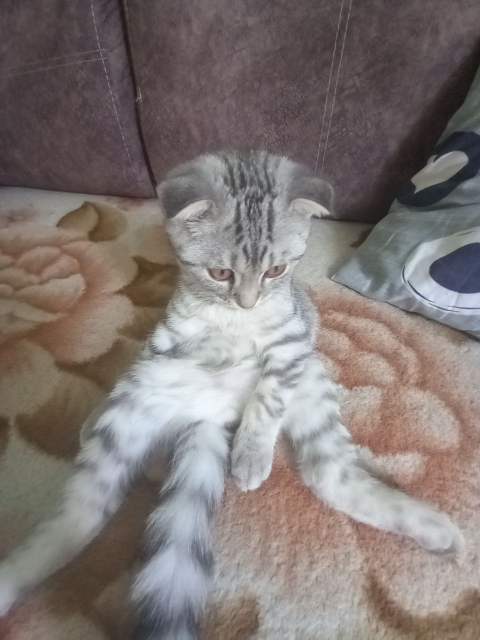
#> input picture Semester_5/Lab2/DataLab2/Matroskin_3.jpg, 960 x 1280 px, given as the content of the folder DataLab2/Matroskin_3.jpg, which was not available (shown at 1/2 size)
$ python Lab2_1.py DataLab2/Matroskin_3.jpg
#> lines starting #> are read from the running program, lines starting #| are printed output that depends on the picture; pictures that were not available may be replaced by others from this repository, and a replacement may not be noted
from pathlib import Path
from sys import argv
from random import choice
from PIL import Image

pictures = list(Path(argv[1]).glob('*.*'))
random_picture = choice(pictures)
with Image.open(str(random_picture)) as img: # выбирает случайную картинку из указанной папки
#> img is the input picture: PIL image 960x1280 RGB; mean R, G, B 128.2, 119.4, 116.8
    img.load()

red, green, blue = img.split() # разделяем на 3 канала
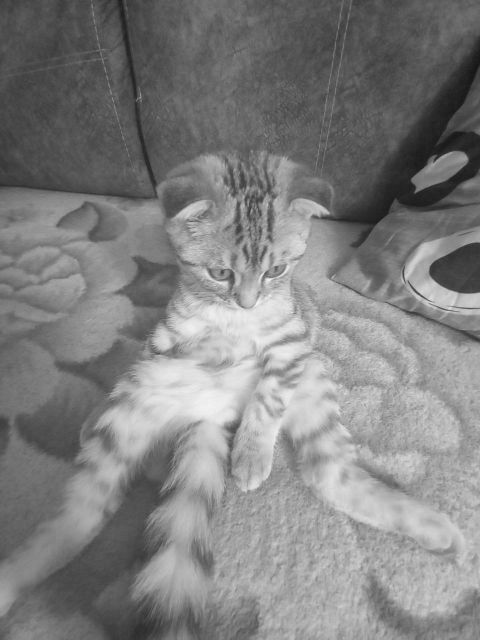
#> red: PIL image 960x1280 L (shown at 1/2 size); min 18, max 253, mean 128.2
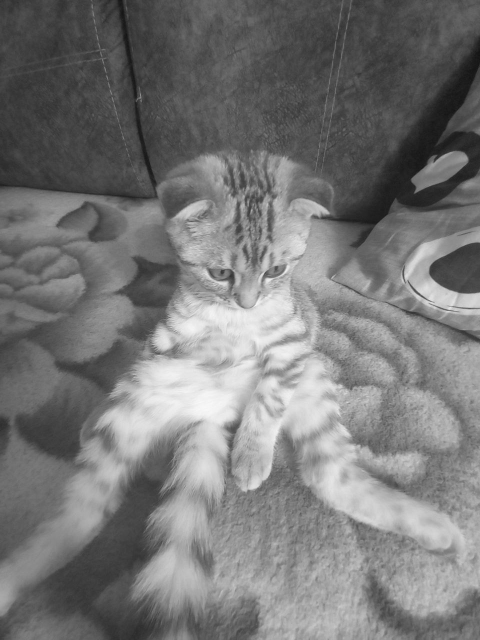
#> green: PIL image 960x1280 L (shown at 1/2 size); min 17, max 250, mean 119.4
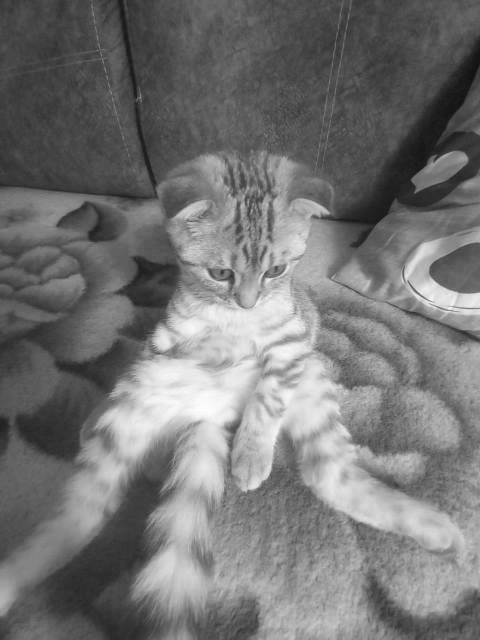
#> blue: PIL image 960x1280 L (shown at 1/2 size); min 13, max 254, mean 116.8
zero_ = red.point(lambda _:0) # созаём копию красного канала с 0 значением для пикселей
#> zero_: PIL image 960x1280 L; every value is 0
red_layer = Image.merge ("RGB", (red, zero_ , zero_ ))
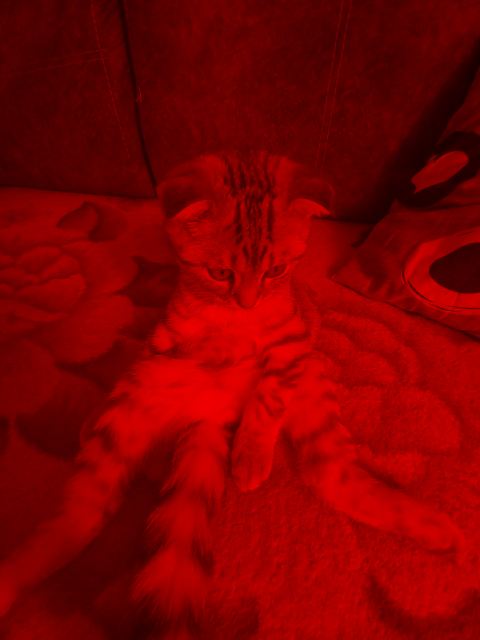
#> red_layer: PIL image 960x1280 RGB (shown at 1/2 size); mean R, G, B 128.2, 0, 0
green_layer = Image.merge("RGB", (zero_ , green, zero_ ))
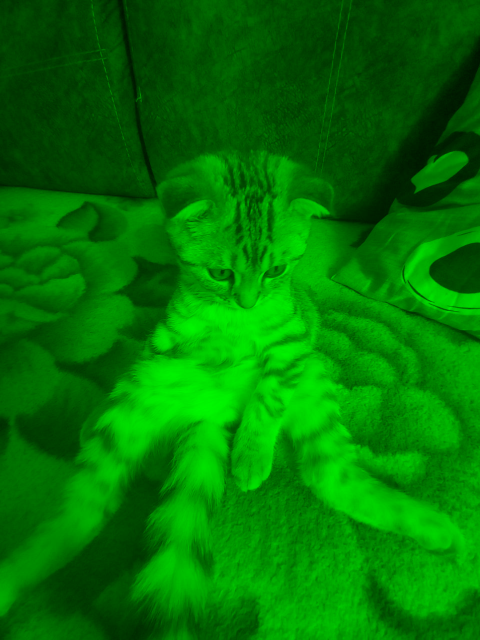
#> green_layer: PIL image 960x1280 RGB (shown at 1/2 size); mean R, G, B 0, 119.4, 0
blue_layer = Image.merge("RGB", (zero_ , zero_ , blue))
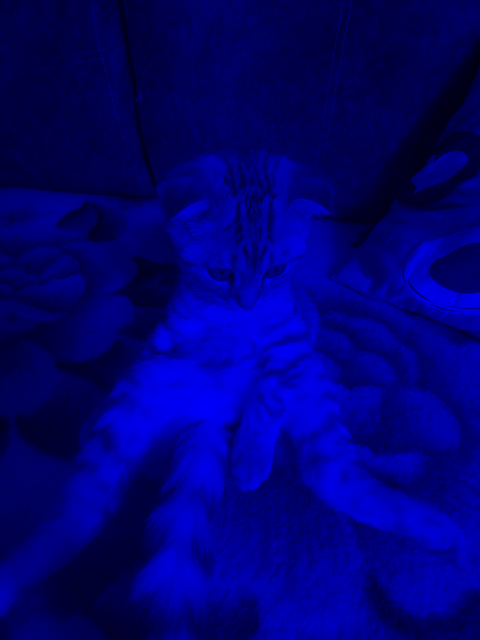
#> blue_layer: PIL image 960x1280 RGB (shown at 1/2 size); mean R, G, B 0, 0, 116.8

red_layer.show()
green_layer.show()
blue_layer.show()
img.show()

$ run again, on Semester_5/Lab2/DataLab2/grass.jpg
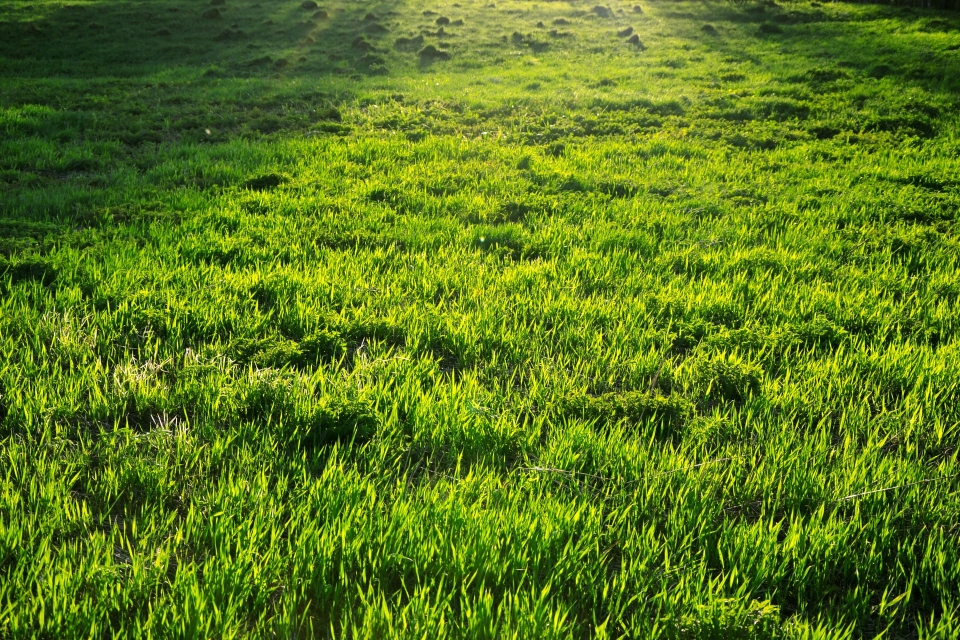
#> input picture Semester_5/Lab2/DataLab2/grass.jpg, 1920 x 1280 px, given as the content of the folder DataLab2/grass.jpg, which was not available (shown at 1/2 size)
#> img is the input picture: PIL image 1920x1280 RGB; mean R, G, B 90.5, 120.6, 23.2
#> zero_: PIL image 1920x1280 L; every value is 0
#> `green_layer = Image.merge("RGB", (zero_ , green, zero_ ))`:
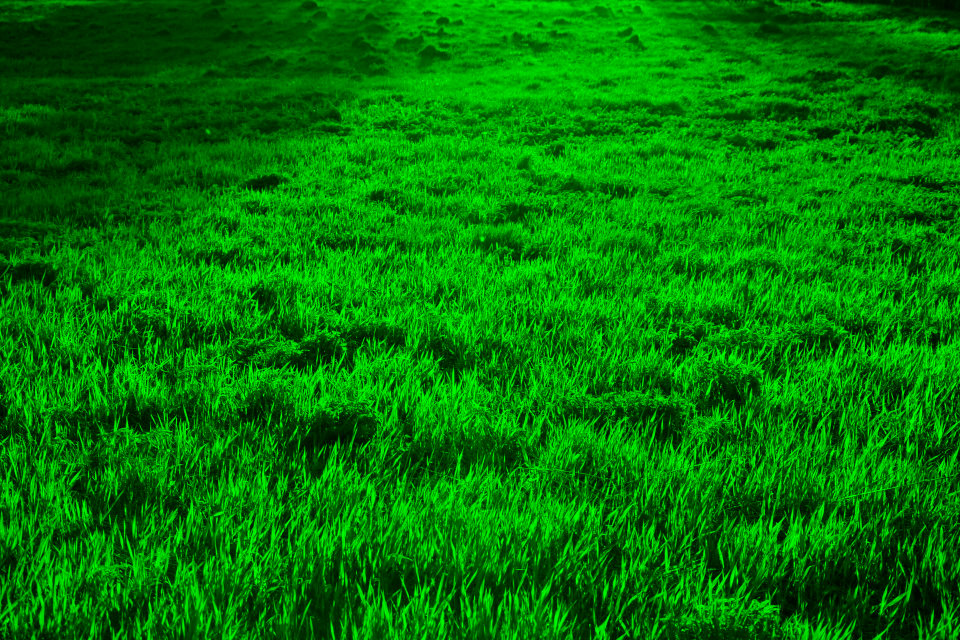
#> green_layer: PIL image 1920x1280 RGB (shown at 1/2 size); mean R, G, B 0, 120.6, 0
#> `blue_layer = Image.merge("RGB", (zero_ , zero_ , blue))`:
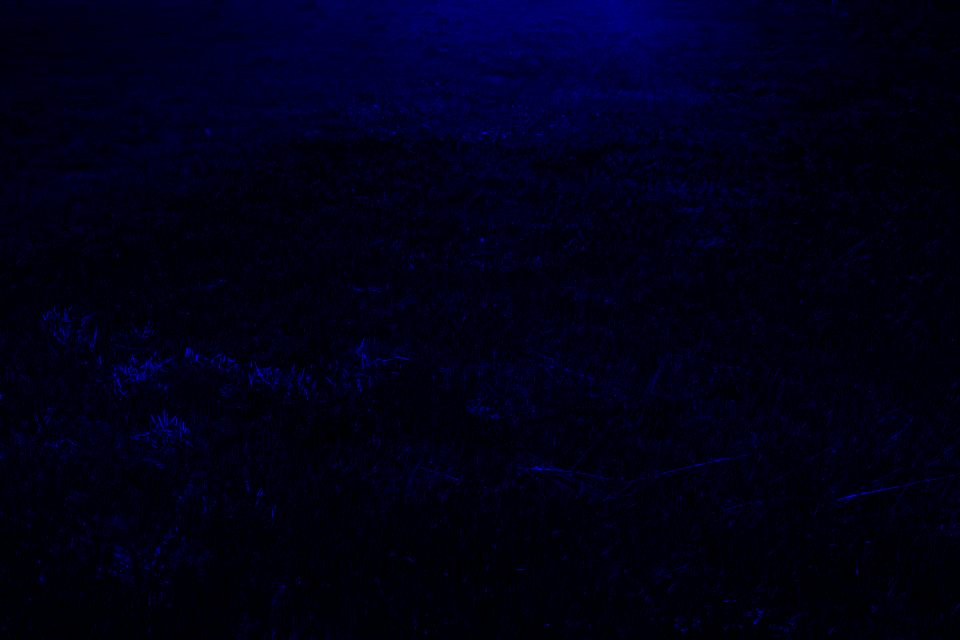
#> blue_layer: PIL image 1920x1280 RGB (shown at 1/2 size); mean R, G, B 0, 0, 23.2

$ run again, on Semester_5/Lab2/DataLab2/water.jpg
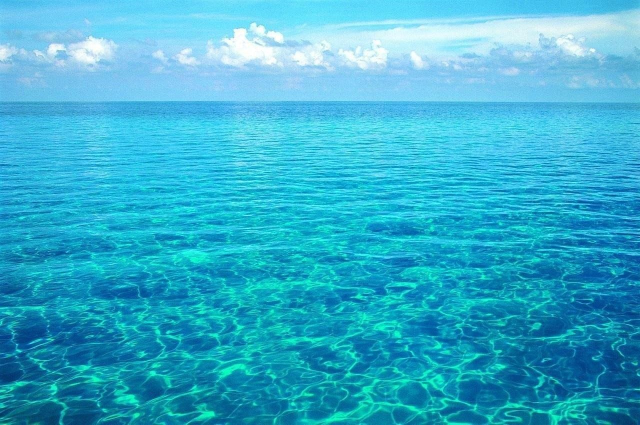
#> input picture Semester_5/Lab2/DataLab2/water.jpg, 1280 x 849 px, given as the content of the folder DataLab2/water.jpg, which was not available (shown at 1/2 size)
#> img is the input picture: PIL image 1280x849 RGB; mean R, G, B 54.8, 174.7, 205.8
#> zero_: PIL image 1280x849 L; every value is 0
#> `green_layer = Image.merge("RGB", (zero_ , green, zero_ ))`:
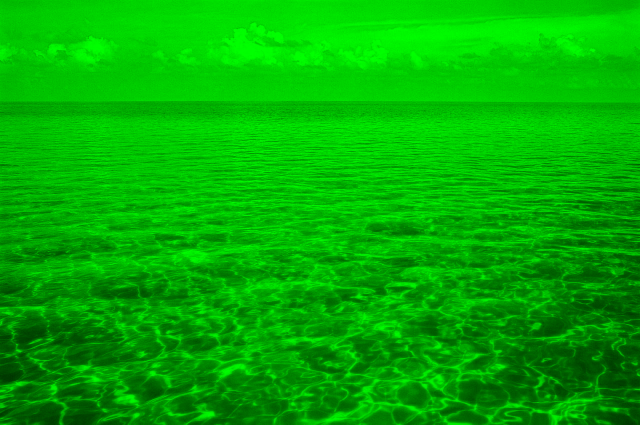
#> green_layer: PIL image 1280x849 RGB (shown at 1/2 size); mean R, G, B 0, 174.7, 0
#> `blue_layer = Image.merge("RGB", (zero_ , zero_ , blue))`:
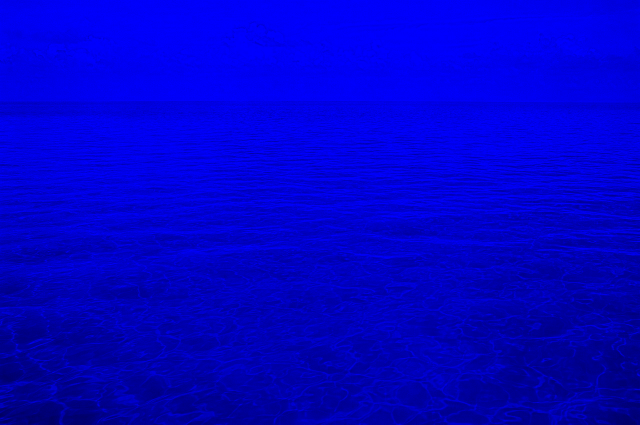
#> blue_layer: PIL image 1280x849 RGB (shown at 1/2 size); mean R, G, B 0, 0, 205.8
